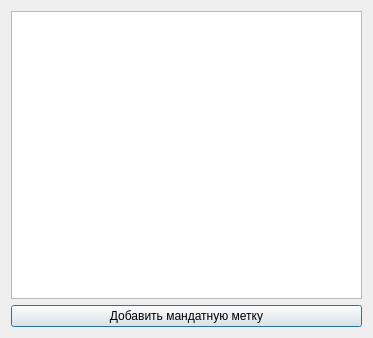
<?xml version="1.0" encoding="UTF-8"?>
<ui version="4.0">
 <class>MandatoryMarksEditor</class>
 <widget class="QDialog" name="MandatoryMarksEditor">
  <property name="geometry">
   <rect>
    <x>0</x>
    <y>0</y>
    <width>373</width>
    <height>338</height>
   </rect>
  </property>
  <property name="windowTitle">
   <string>Редактор мандатных меток</string>
  </property>
  <layout class="QVBoxLayout" name="verticalLayout">
   <item>
    <widget class="QListView" name="MandatoryMarks_listView"/>
   </item>
   <item>
    <widget class="QPushButton" name="addMandatoryMark_pushButton">
     <property name="text">
      <string>Добавить мандатную метку</string>
     </property>
    </widget>
   </item>
  </layout>
 </widget>
 <resources/>
 <connections/>
</ui>
